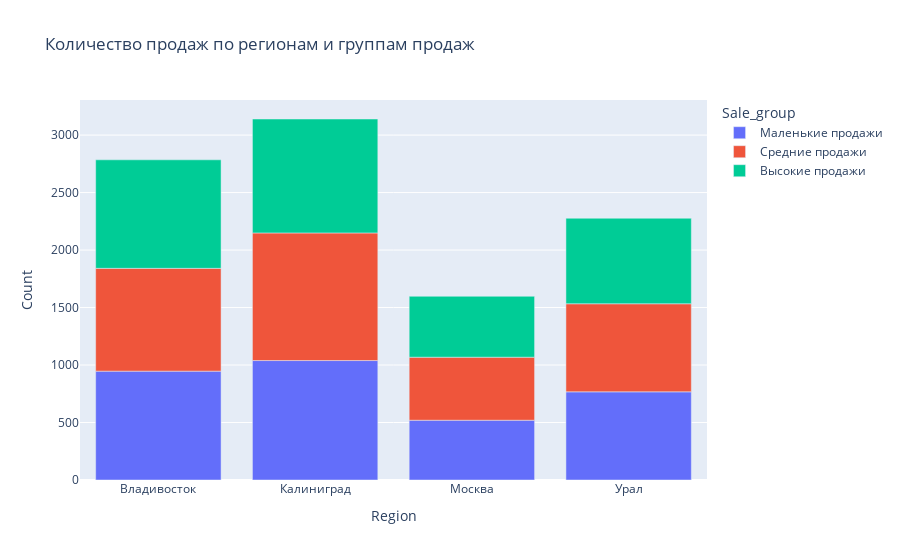

Notebook code for this chart:
### Markdown cell above
Визуализируем полученные данные:

### Code cell
fig = px.bar(grouped, x='Region', y='Count', color='Sale_group',
              title='Количество продаж по регионам и группам продаж')
fig.show()

### Figure 1 — Plotly figure (JSON) as saved in the notebook; plotly's stock layout.template omitted (floating-point values rounded to 4 significant figures)
{"data": [{"alignmentgroup": "True", "hovertemplate": "Sale_group=Маленькие продажи<br>Region=%{x}<br>Count=%{y}<extra></extra>", "legendgroup": "Маленькие продажи", "marker": {"color": "#636efa", "pattern": {"shape": ""}}, "name": "Маленькие продажи", "offsetgroup": "Маленькие продажи", "orientation": "v", "showlegend": true, "textposition": "auto", "type": "bar", "x": ["Владивосток", "Калиниград", "Москва", "Урал"], "xaxis": "x", "y": [947, 1039, 520, 767], "yaxis": "y"}, {"alignmentgroup": "True", "hovertemplate": "Sale_group=Средние продажи<br>Region=%{x}<br>Count=%{y}<extra></extra>", "legendgroup": "Средние продажи", "marker": {"color": "#EF553B", "pattern": {"shape": ""}}, "name": "Средние продажи", "offsetgroup": "Средние продажи", "orientation": "v", "showlegend": true, "textposition": "auto", "type": "bar", "x": ["Владивосток", "Калиниград", "Москва", "Урал"], "xaxis": "x", "y": [894, 1110, 548, 766], "yaxis": "y"}, {"alignmentgroup": "True", "hovertemplate": "Sale_group=Высокие продажи<br>Region=%{x}<br>Count=%{y}<extra></extra>", "legendgroup": "Высокие продажи", "marker": {"color": "#00cc96", "pattern": {"shape": ""}}, "name": "Высокие продажи", "offsetgroup": "Высокие продажи", "orientation": "v", "showlegend": true, "textposition": "auto", "type": "bar", "x": ["Владивосток", "Калиниград", "Москва", "Урал"], "xaxis": "x", "y": [944, 991, 530, 744], "yaxis": "y"}], "layout": {"barmode": "relative", "legend": {"title": {"text": "Sale_group"}, "tracegroupgap": 0}, "title": {"text": "Количество продаж по регионам и группам продаж"}, "xaxis": {"anchor": "y", "domain": [0, 1], "title": {"text": "Region"}}, "yaxis": {"anchor": "x", "domain": [0, 1], "title": {"text": "Count"}}}}
